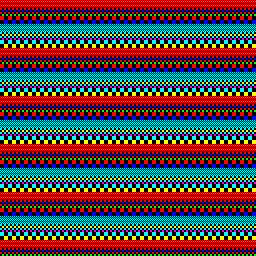

A 2D game scene composited from a Tiled map and its tileset images. What follows is a short description and the map's XML, with every tile layer's data as written:
An orthogonal 32x32 tile map with 8x8 px tiles, 1 tile layer (l0), 2 tilesets.

<map version="1.8" tiledversion="1.8.2" orientation="orthogonal" renderorder="right-down" width="32" height="32" tilewidth="8" tileheight="8" infinite="0" nextlayerid="2" nextobjectid="1">
 <tileset firstgid="1" source="8X82BPPT.BIN.0.tsx" />
 <tileset firstgid="5" source="8X82BPPT.BIN.1.tsx" />
 <layer id="1" name="l0" width="32" height="32">
  <data encoding="csv">
2,2,2,2,2,2,2,2,2,2,2,2,2,2,2,2,2,2,2,2,2,2,2,2,2,2,2,2,2,2,2,2,
3,3,3,3,3,3,3,3,3,3,3,3,3,3,3,3,3,3,3,3,3,3,3,3,3,3,3,3,3,3,3,3,
4,4,4,4,4,4,4,4,4,4,4,4,4,4,4,4,4,4,4,4,4,4,4,4,4,4,4,4,4,4,4,4,
6,6,6,6,6,6,6,6,6,6,6,6,6,6,6,6,6,6,6,6,6,6,6,6,6,6,6,6,6,6,6,6,
7,7,7,7,7,7,7,7,7,7,7,7,7,7,7,7,7,7,7,7,7,7,7,7,7,7,7,7,7,7,7,7,
8,8,8,8,8,8,8,8,8,8,8,8,8,8,8,8,8,8,8,8,8,8,8,8,8,8,8,8,8,8,8,8,
2,2,2,2,2,2,2,2,2,2,2,2,2,2,2,2,2,2,2,2,2,2,2,2,2,2,2,2,2,2,2,2,
3,3,3,3,3,3,3,3,3,3,3,3,3,3,3,3,3,3,3,3,3,3,3,3,3,3,3,3,3,3,3,3,
4,4,4,4,4,4,4,4,4,4,4,4,4,4,4,4,4,4,4,4,4,4,4,4,4,4,4,4,4,4,4,4,
6,6,6,6,6,6,6,6,6,6,6,6,6,6,6,6,6,6,6,6,6,6,6,6,6,6,6,6,6,6,6,6,
7,7,7,7,7,7,7,7,7,7,7,7,7,7,7,7,7,7,7,7,7,7,7,7,7,7,7,7,7,7,7,7,
8,8,8,8,8,8,8,8,8,8,8,8,8,8,8,8,8,8,8,8,8,8,8,8,8,8,8,8,8,8,8,8,
2,2,2,2,2,2,2,2,2,2,2,2,2,2,2,2,2,2,2,2,2,2,2,2,2,2,2,2,2,2,2,2,
3,3,3,3,3,3,3,3,3,3,3,3,3,3,3,3,3,3,3,3,3,3,3,3,3,3,3,3,3,3,3,3,
4,4,4,4,4,4,4,4,4,4,4,4,4,4,4,4,4,4,4,4,4,4,4,4,4,4,4,4,4,4,4,4,
6,6,6,6,6,6,6,6,6,6,6,6,6,6,6,6,6,6,6,6,6,6,6,6,6,6,6,6,6,6,6,6,
7,7,7,7,7,7,7,7,7,7,7,7,7,7,7,7,7,7,7,7,7,7,7,7,7,7,7,7,7,7,7,7,
8,8,8,8,8,8,8,8,8,8,8,8,8,8,8,8,8,8,8,8,8,8,8,8,8,8,8,8,8,8,8,8,
2,2,2,2,2,2,2,2,2,2,2,2,2,2,2,2,2,2,2,2,2,2,2,2,2,2,2,2,2,2,2,2,
3,3,3,3,3,3,3,3,3,3,3,3,3,3,3,3,3,3,3,3,3,3,3,3,3,3,3,3,3,3,3,3,
4,4,4,4,4,4,4,4,4,4,4,4,4,4,4,4,4,4,4,4,4,4,4,4,4,4,4,4,4,4,4,4,
6,6,6,6,6,6,6,6,6,6,6,6,6,6,6,6,6,6,6,6,6,6,6,6,6,6,6,6,6,6,6,6,
7,7,7,7,7,7,7,7,7,7,7,7,7,7,7,7,7,7,7,7,7,7,7,7,7,7,7,7,7,7,7,7,
8,8,8,8,8,8,8,8,8,8,8,8,8,8,8,8,8,8,8,8,8,8,8,8,8,8,8,8,8,8,8,8,
2,2,2,2,2,2,2,2,2,2,2,2,2,2,2,2,2,2,2,2,2,2,2,2,2,2,2,2,2,2,2,2,
3,3,3,3,3,3,3,3,3,3,3,3,3,3,3,3,3,3,3,3,3,3,3,3,3,3,3,3,3,3,3,3,
4,4,4,4,4,4,4,4,4,4,4,4,4,4,4,4,4,4,4,4,4,4,4,4,4,4,4,4,4,4,4,4,
6,6,6,6,6,6,6,6,6,6,6,6,6,6,6,6,6,6,6,6,6,6,6,6,6,6,6,6,6,6,6,6,
7,7,7,7,7,7,7,7,7,7,7,7,7,7,7,7,7,7,7,7,7,7,7,7,7,7,7,7,7,7,7,7,
8,8,8,8,8,8,8,8,8,8,8,8,8,8,8,8,8,8,8,8,8,8,8,8,8,8,8,8,8,8,8,8,
2,2,2,2,2,2,2,2,2,2,2,2,2,2,2,2,2,2,2,2,2,2,2,2,2,2,2,2,2,2,2,2,
3,3,3,3,3,3,3,3,3,3,3,3,3,3,3,3,3,3,3,3,3,3,3,3,3,3,3,3,3,3,3,3
</data>
 </layer>
</map>
